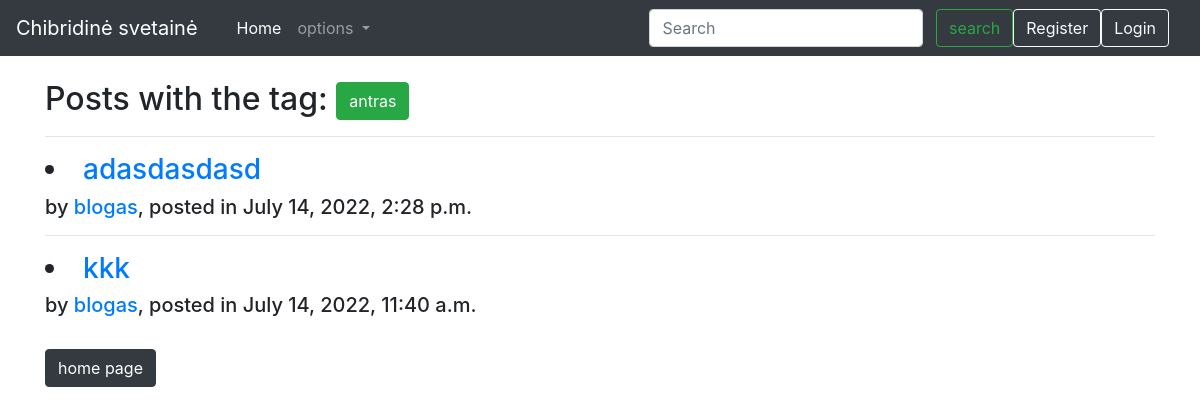
/tags/10, run on the app's committed database.
### ciongo_posts/models.py (models this page shows, shortened)
class Tag(models.Model):
    name = models.CharField('tag', max_length=100, unique=True)

class Post(models.Model):
    title = models.CharField(max_length=200)
    author = models.ForeignKey(User, on_delete=models.SET_NULL, null=True, related_name='n_authors')
    tag = models.ManyToManyField(Tag, related_name='n_tags')
    content = HTMLField(max_length=20000, null=True, blank=True)
    date_created = models.DateTimeField(auto_now_add=True ,null =True)
    post_image = models.ImageField(null=True, blank=True, upload_to='uploads')

### ciongo_posts/views.py (the view)
# urls.py: path('tags/<int:pk>', TagView.as_view(), name = "tag"),
class TagView(DetailView):
    model = Tag
    template_name = 'taggs.html'

### ciongo_posts/templates/taggs.html
{% extends 'base.html' %}
{% block content %}
<br>
<h2>Posts with the tag:  <small class="btn btn-success">{{ object.name }}</small></h2>
{% for post in object.n_tags.all %}
<hr>
<h3><li><a href="{% url 'blog' post.pk %}">{{ post.title }}</a></h3><h5>by <a href="{% url 'author' post.author.id %}">{{ post.author }}</a>, posted in {{ post.date_created }}</h5></li>
{% endfor %}
<div><br><a href="{% url 'home' %}" class="btn btn-dark">home page</a></div>
{% endblock %}

### data on the page
Tag: name "antras"
Post: title "adasdasdasd", author "blogas", date_created "July 14, 2022, 2:28 p.m."
Post: title "kkk", author "blogas", date_created "July 14, 2022, 11:40 a.m."
